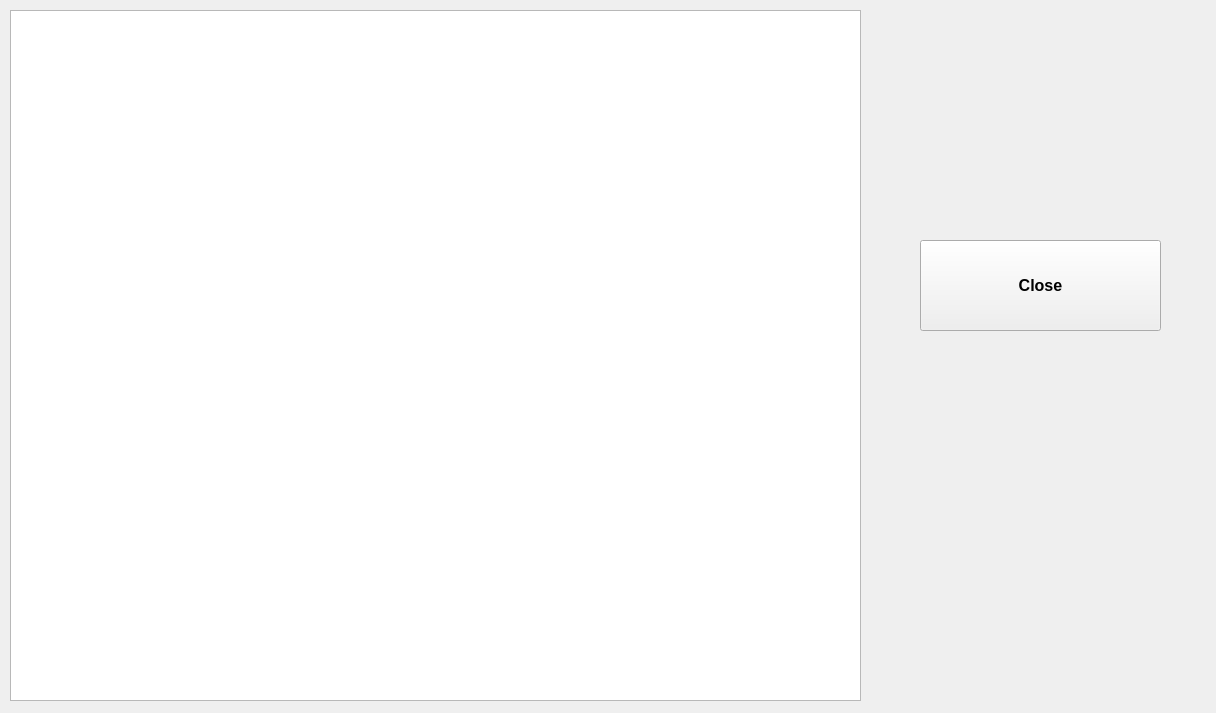
<?xml version="1.0" encoding="UTF-8"?>
<ui version="4.0">
 <class>Visualizador</class>
 <widget class="QWidget" name="Visualizador">
  <property name="geometry">
   <rect>
    <x>0</x>
    <y>0</y>
    <width>1216</width>
    <height>713</height>
   </rect>
  </property>
  <property name="windowTitle">
   <string>Visualizador</string>
  </property>
  <widget class="QGraphicsView" name="VisualizerView">
   <property name="geometry">
    <rect>
     <x>10</x>
     <y>10</y>
     <width>851</width>
     <height>691</height>
    </rect>
   </property>
  </widget>
  <widget class="QPushButton" name="btnClose">
   <property name="geometry">
    <rect>
     <x>920</x>
     <y>240</y>
     <width>241</width>
     <height>91</height>
    </rect>
   </property>
   <property name="font">
    <font>
     <pointsize>12</pointsize>
     <weight>75</weight>
     <bold>true</bold>
    </font>
   </property>
   <property name="text">
    <string>Close</string>
   </property>
  </widget>
 </widget>
 <resources/>
 <connections/>
</ui>
